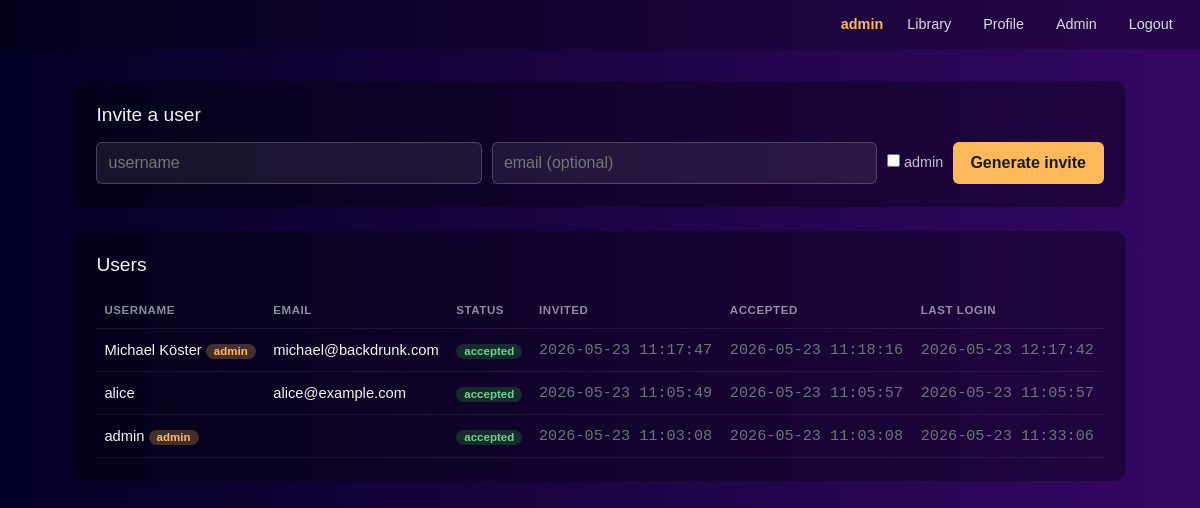
Page /admin/users (signed in) on the committed database.
### tables this page shows
CREATE TABLE users (
                id INTEGER PRIMARY KEY AUTOINCREMENT,
                username TEXT NOT NULL UNIQUE COLLATE NOCASE,
                password_hash TEXT,
                email TEXT,
                is_admin INTEGER NOT NULL DEFAULT 0,
                invite_token TEXT UNIQUE,
                invited_at TEXT,
                invited_by INTEGER,
                accepted_at TEXT,
                last_login_at TEXT,
                xtream_url TEXT,
                xtream_username TEXT,
                xtream_password TEXT,
                created_at TEXT NOT NULL
            );

### app.py (the view)
@app.route('/admin/users')
@admin_required
def admin_users():
    conn = get_db()
    try:
        rows = conn.execute("""
            SELECT id, username, email, is_admin, invite_token,
                   invited_at, accepted_at, last_login_at, created_at
              FROM users
             ORDER BY created_at DESC, id DESC
        """).fetchall()
    finally:
        conn.close()
    users = []
    for r in rows:
        invite_url = None
        if r['invite_token'] and not r['accepted_at']:
            invite_url = request.host_url.rstrip('/') + url_for(
                'accept_invite', token=r['invite_token']
            )
        users.append({
            'id': r['id'],
            'username': r['username'],
            'email': r['email'],
            'is_admin': bool(r['is_admin']),
            'invited_at': r['invited_at'],
            'accepted_at': r['accepted_at'],
            'last_login_at': r['last_login_at'],
            'created_at': r['created_at'],
            'invite_url': invite_url,
        })
    return render_template('admin_users.html', users=users)

### app.py (called while the page is built)
def get_db():
    conn = sqlite3.connect(DBFILE)
    conn.row_factory = sqlite3.Row
    conn.execute("PRAGMA foreign_keys = ON")
    return conn

def load_user_by_id(user_id):
    conn = get_db()
    try:
        row = conn.execute(
            "SELECT * FROM users WHERE id = ?", (user_id,)
        ).fetchone()
    finally:
        conn.close()
    return User(row) if row else None

@login_manager.user_loader
def _user_loader(user_id):
    try:
        return load_user_by_id(int(user_id))
    except (TypeError, ValueError):
        return None

def admin_required(view):
    @functools.wraps(view)
    def wrapper(*args, **kwargs):
        if not current_user.is_authenticated:
            return redirect(url_for('login', next=request.path))
        if not current_user.is_admin:
            abort(403)
        return view(*args, **kwargs)
    return wrapper

### templates/admin_users.html (shortened to what this page needs)
{% extends '_layout.html' %}
{% block content %}
<div class="admin-wrap">
    <div class="admin-card">
        <h2>Invite a user</h2>
        <form class="invite-form" method="post" action="{{ url_for('admin_users_invite') }}">
            <input type="text" name="username" placeholder="username" required>
            <input type="email" name="email" placeholder="email (optional)">
            <label><input type="checkbox" name="is_admin" value="1"> admin</label>
            <button type="submit">Generate invite</button>
        </form>
    </div>
    <div class="admin-card">
        <h2>Users</h2>
        <table class="users">
            <thead>
                <tr>
                    <th>Username</th>
                    <th>Email</th>
                    <th>Status</th>
                    <th>Invited</th>
                    <th>Accepted</th>
                    <th>Last login</th>
                </tr>
            </thead>
            <tbody>
                {% for u in users %}
                <tr>
                    <td>
                        {{ u.username }}
                        {% if u.is_admin %}<span class="badge admin">admin</span>{% endif %}
                    </td>
                    <td>{{ u.email or '' }}</td>
                    <td>
                        {% if u.accepted_at %}
                            <span class="badge ok">accepted</span>
                        {% endif %}
                    </td>
                    <td class="text-muted">{{ u.invited_at or u.created_at }}</td>
                    <td class="text-muted">{{ u.accepted_at or '' }}</td>
                    <td class="text-muted">{{ u.last_login_at or '' }}</td>
                </tr>
                {% endfor %}
            </tbody>
        </table>
    </div>
</div>
{% endblock %}

### templates/_layout.html (shortened to what this page needs)
<!DOCTYPE html>
<html lang="en">
<head>
    <link rel="stylesheet" href="https://cdnjs.cloudflare.com/ajax/libs/font-awesome/6.0.0-beta3/css/all.min.css">
    <link href="https://cdn.jsdelivr.net/npm/bootstrap@5.0.2/dist/css/bootstrap.min.css" rel="stylesheet">
</head>
<body>
    {% if current_user.is_authenticated %}
        <div class="top-nav">
            <span class="nav-user">{{ current_user.username }}</span>
            <a href="{{ url_for('index') }}">Library</a>
            <a href="{{ url_for('profile') }}">Profile</a>
            {% if current_user.is_admin %}
                <a href="{{ url_for('admin_users') }}">Admin</a>
            {% endif %}
            <a href="{{ url_for('logout') }}">Logout</a>
        </div>
    {% endif %}
    {% block content %}{% endblock %}
</body>
</html>

### rows in the picture
users: username "admin", is_admin "admin", shows "accepted", created_at "2026-05-23 11:03:08", accepted_at "2026-05-23 11:03:08", last_login_at "2026-05-23 11:33:06"
users: username "Michael Köster", is_admin "admin", email "michael@backdrunk.com", shows "accepted", invited_at "2026-05-23 11:17:47", accepted_at "2026-05-23 11:18:16", last_login_at "2026-05-23 12:17:42"
users: username "alice", email "alice@example.com", shows "accepted", invited_at "2026-05-23 11:05:49", accepted_at "2026-05-23 11:05:57", last_login_at "2026-05-23 11:05:57"
